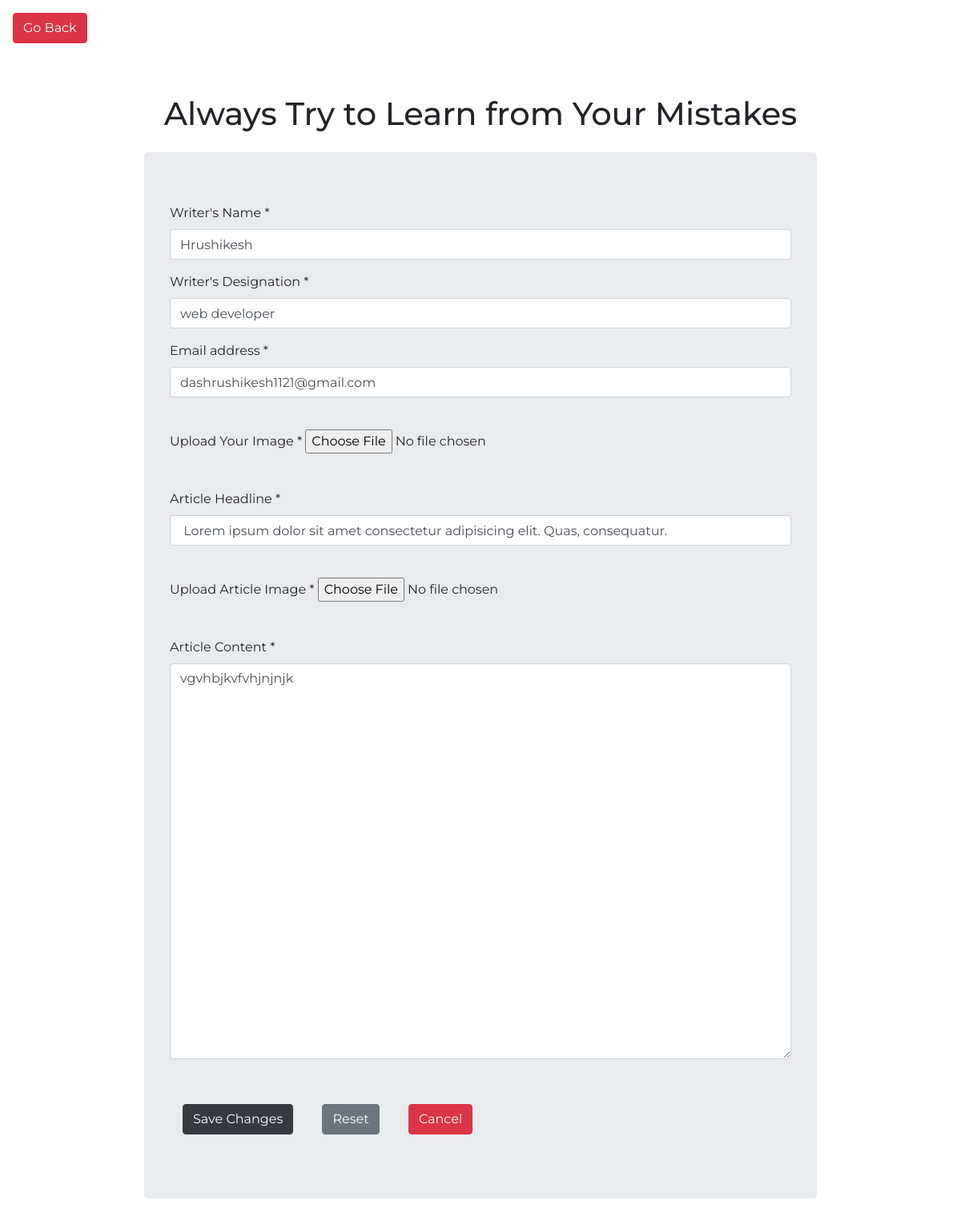
Screenshot of /php/blog_edit.php?id=2 with the database file from the repository.
### tables this page shows
CREATE TABLE IF NOT EXISTS `articles_blogs` (
  `id` int(11) NOT NULL AUTO_INCREMENT,
  `name` varchar(100) NOT NULL,
  `emailid` varchar(100) NOT NULL,
  `work_designation` varchar(100) NOT NULL,
  `profile pic` varchar(1000) DEFAULT '../assets/article writer/blank-profile.png',
  `article_headline` varchar(5000) NOT NULL,
  `article_content` varchar(2000) NOT NULL,
  `article_image` varchar(1000) NOT NULL,
  PRIMARY KEY (`id`)
);

### php/blog_edit.php (the view, shortened to what this page needs)
<?php
require '../php/connection.php';
$id = $_GET["id"];
$query = mysqli_query($con,  "SELECT * FROM `articles_blogs` WHERE `id`='$id'");
if (mysqli_num_rows($query) == 1) {
    $data = mysqli_fetch_assoc($query);
?>
    <html>
    <head>
        <link rel="stylesheet" href="https://stackpath.bootstrapcdn.com/bootstrap/4.5.0/css/bootstrap.min.css" />
    </head>
    <body>
        <button type="button" class="btn btn-danger m-3 go-back" style="font-family: 'montserrat'">
            Go Back
        </button>
        <h1 class="head text-center">Always Try to Learn from Your Mistakes</h1>
        <form class="jumbotron" method="POST" action="../php/blog_edit_upload.php?id=<?php echo $id; ?>" enctype="multipart/form-data">
            <div class="form-group">
                <label for="exampleInputName1">Writer's Name *</label>
                <input type="text" class="form-control" id="exampleInputName1" name="name" value="<?php echo $data['name']; ?>" required autofocus />
            </div>
            <div class="form-group">
                <label for="exampleInputDesignation1">Writer's Designation *</label>
                <input type="text" class="form-control" id="exampleInputDesignation1" name="designation" value="<?php echo $data['work_designation']; ?>" required />
            </div>
            <div class="form-group">
                <label for="exampleInputEmail1">Email address *</label>
                <input type="email" class="form-control" id="exampleInputEmail1" name="email" value="<?php echo $data['emailid']; ?>" required />
            </div>
            <br />
            <div class="form-group">
                <label for="profilepic">Upload Your Image * </label>
                <input type="file" name="profilepic" id="profilepic" accept="image/*" value="<?php echo $data['profile pic']; ?>" />
            </div>
            <br />
            <div class="form-group">
                <label for="exampleInputHeadline1">Article Headline *</label>
                <input type="text" class="form-control" id="exampleInputHeadline1" name="headline" value="<?php echo $data['article_headline']; ?>" required />
            </div>
            <br />
            <div class="form-group">
                <label for="articleimage">Upload Article Image * </label>
                <input type="file" name="articleimage" id="articleimage" accept="image/*" value="<?php echo $data['article_image']; ?>" />
            </div>
            <br />
            <div class="form-group">
                <label for="exampleInputContent1">Article Content *</label>
                <textarea class="form-control" id="exampleInputContent1" name="articlecontent" rows="20" cols="30" required><?php echo $data['article_content']; ?></textarea>
            </div>
            <br />
            <button type="submit" class="btn btn-dark m-3 update" name="submit">
                Save Changes
            </button>
            <button type="reset" class="btn btn-secondary m-3">Reset</button>
            <button type="button" class="btn btn-danger m-3 go-back">Cancel</button>
        </form>
    <?php
}
    ?>
    </body>
    </html>

### php/blog_edit.php (style rules this page uses)
* { font-family: "montserrat", Verdana, Geneva, Tahoma, sans-serif; }
.head { margin-top: 3rem; }
form { margin: 2% 15%; }

### rows the page displays
articles_blogs: name "Hrushikesh", designation "web developer", email "dashrushikesh1121@gmail.com", headline "Lorem ipsum dolor sit amet consectetur adipisicing elit. Quas, consequatur.", articlecontent "vgvhbjkvfvhjnjnjk"
